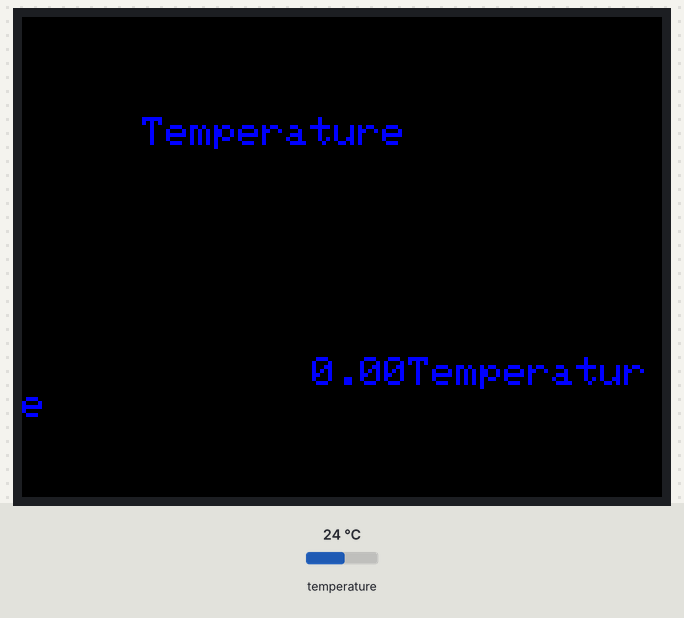
The sketch below on a simulated ESP32. Shown: 320×240 colour display. The test bench sets the inputs (shaded band); at power-on: temperature 24 °C. What the sketch prints to the serial monitor is not drawn.

Above: at 2.3 s.

The sketch:

TFT_TEMP_INTERFACE.ino
```cpp
#include <OneWire.h>
#include <DallasTemperature.h>
#include <SPI.h>
#include <TFT_eSPI.h>

#define TFT_MISO 37
#define TFT_MOSI 35
#define TFT_SCLK 36
#define TFT_CS   39  // TFT chip select
#define TFT_DC   2  // TFT data/command
#define TFT_RST  4  // TFT reset (-1 if not used)

TFT_eSPI tft = TFT_eSPI();  // Initialize TFT
// GPIO where the DS18B20 is connected to
  const int oneWireBus = 7;

// Setup a oneWire instance to communicate with any OneWire devices
  OneWire oneWire(oneWireBus);

// Pass our oneWire reference to Dallas Temperature sensor
  DallasTemperature sensors(&oneWire);


void setup() {
  // Start the Serial Monitor
  Serial.begin(115200);

 // Start the DS18B20 sensor
  sensors.begin();

  tft.begin();
  tft.setRotation(1); // Adjust rotation (1 = landscape)
 // int downloadpercent = 50;
  tft.fillScreen(TFT_BLACK);
  tft.setTextSize(2);      // Set text size
  tft.setTextColor(TFT_BLUE);  // White text on blue background
  tft.setCursor(60, 50);   // Set cursor position (X=20, Y=30)
}

void loop() {
  sensors.requestTemperatures();
  float temperatureC = sensors.getTempCByIndex(0);

  Serial.print(temperatureC);
  Serial.println("ºC");
  tft.println("Temperature");
  tft.setCursor(145, 170);
  tft.printf("%.2f");
  delay(500);
}
```
